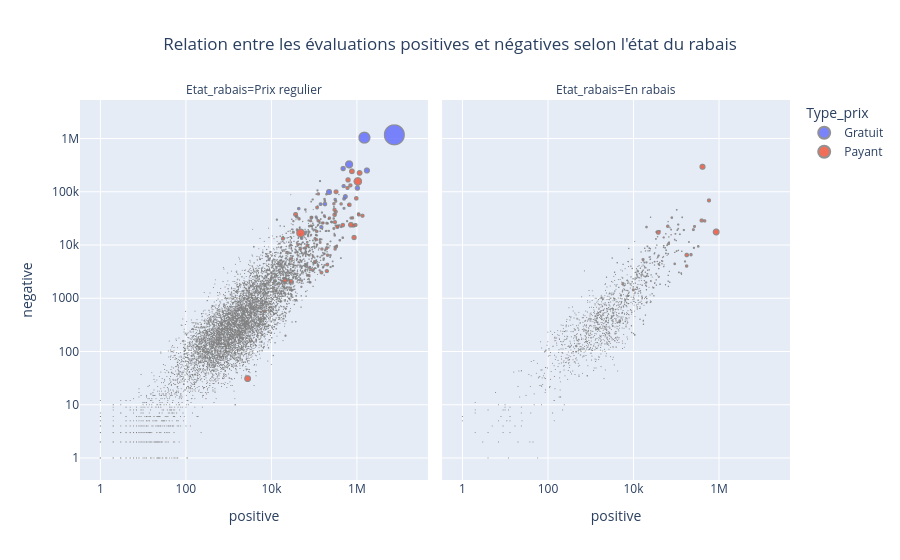

Source (notebook cell):
### Markdown cell above
<div class="alert alert-warning" style="font-size:16px;">
<b>
3.2 Visualisez la relation entre les évaluations positives et négatives.
<br><br>
Utilisez Plotly Express pour créer un nuage de points (scatter plot) interactif.
<br><br>
- Sur l'axe X : positive
<br>
- Sur l'axe Y : negative
<br>
- Différenciez les points selon le type de prix (color='Type_prix')
<br>
- Faites varier la taille des points selon le nombre de joueurs simultanés (size='ccu')
<br>
- Creez des sous-graphiques (subplots) pour chaque état du rabais afin de comparer facilement les distributions
<br>
- Utilisez des axes logarithmiques pour mieux visualiser les jeux très populaires et les jeux plus modestes
<br>
- Pour mieux visualiser les petits points, ajoutez un contour gris à tous les points avec : 
fig.update_traces(marker=dict(line=dict(width=1, color='gray'), opacity=0.85))
<br><br>
Ajoutez un titre clair à la figure, centrez-le et affichez-la avec fig.show().
<br><br>
Indice : il est préferable de filtrer les jeux pour lesquels le nombre d'évaluations positives et negatives est strictement superieur à 0 avant de tracer le graphique.
</b>
</div>

### Code cell
# TODO Tracer le nuage de points interactif avec Plotly Express
df_plot = df_steam_clean[(df_steam_clean["positive"] > 0) & (df_steam_clean["negative"] > 0)]

fig  = px.scatter(df_plot, x = "positive", y = "negative", color = "Type_prix", size = "ccu", facet_col = "Etat_rabais", log_x = True, log_y = True, title = "Relation entre les évaluations positives et négatives selon l'état du rabais") 

fig.update_traces(marker=dict(line=dict(width=1, color='gray'), opacity=0.85))

fig.update_layout(title_x = 0.5)

fig.show()

### Figure 1 — Plotly figure (JSON) as saved in the notebook; plotly's stock layout.template omitted (floating-point values rounded to 4 significant figures; data arrays with more than 128 entries replaced by an {"elided": "..."} marker saying what was removed)
{"data": [{"hovertemplate": "Type_prix=Gratuit<br>Etat_rabais=Prix regulier<br>positive=%{x}<br>negative=%{y}<br>ccu=%{marker.size}<extra></extra>", "legendgroup": "Gratuit", "marker": {"color": "#636efa", "line": {"color": "gray", "width": 1}, "opacity": 0.85, "size": {"elided": "2053 int values"}, "sizemode": "area", "sizeref": 2535.0, "symbol": "circle"}, "mode": "markers", "name": "Gratuit", "showlegend": true, "type": "scattergl", "x": {"elided": "2053 int values"}, "xaxis": "x", "y": {"elided": "2053 int values"}, "yaxis": "y"}, {"hovertemplate": "Type_prix=Payant<br>Etat_rabais=Prix regulier<br>positive=%{x}<br>negative=%{y}<br>ccu=%{marker.size}<extra></extra>", "legendgroup": "Payant", "marker": {"color": "#EF553B", "line": {"color": "gray", "width": 1}, "opacity": 0.85, "size": {"elided": "6448 int values"}, "sizemode": "area", "sizeref": 2535.0, "symbol": "circle"}, "mode": "markers", "name": "Payant", "showlegend": true, "type": "scattergl", "x": {"elided": "6448 int values"}, "xaxis": "x", "y": {"elided": "6448 int values"}, "yaxis": "y"}, {"hovertemplate": "Type_prix=Payant<br>Etat_rabais=En rabais<br>positive=%{x}<br>negative=%{y}<br>ccu=%{marker.size}<extra></extra>", "legendgroup": "Payant", "marker": {"color": "#EF553B", "line": {"color": "gray", "width": 1}, "opacity": 0.85, "size": {"elided": "1299 int values"}, "sizemode": "area", "sizeref": 2535.0, "symbol": "circle"}, "mode": "markers", "name": "Payant", "showlegend": false, "type": "scattergl", "x": {"elided": "1299 int values"}, "xaxis": "x2", "y": {"elided": "1299 int values"}, "yaxis": "y2"}], "layout": {"annotations": [{"font": {}, "showarrow": false, "text": "Etat_rabais=Prix regulier", "x": 0.245, "xanchor": "center", "xref": "paper", "y": 1, "yanchor": "bottom", "yref": "paper"}, {"font": {}, "showarrow": false, "text": "Etat_rabais=En rabais", "x": 0.755, "xanchor": "center", "xref": "paper", "y": 1, "yanchor": "bottom", "yref": "paper"}], "legend": {"itemsizing": "constant", "title": {"text": "Type_prix"}, "tracegroupgap": 0}, "title": {"text": "Relation entre les évaluations positives et négatives selon l'état du rabais", "x": 0.5}, "xaxis": {"anchor": "y", "domain": [0, 0.49], "title": {"text": "positive"}, "type": "log"}, "xaxis2": {"anchor": "y2", "domain": [0.51, 1], "matches": "x", "title": {"text": "positive"}, "type": "log"}, "yaxis": {"anchor": "x", "domain": [0, 1], "title": {"text": "negative"}, "type": "log"}, "yaxis2": {"anchor": "x2", "domain": [0, 1], "matches": "y", "showticklabels": false, "type": "log"}}}
